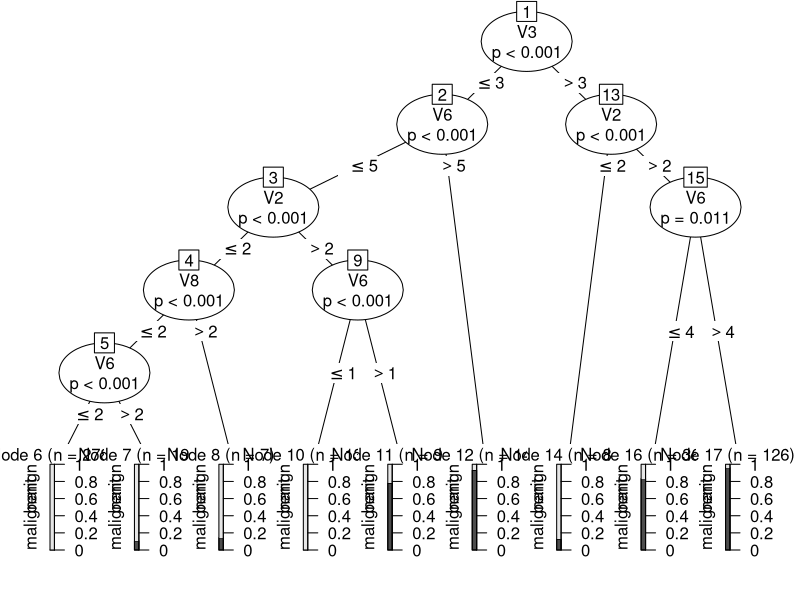

This figure's R source:
#installation of packages
install.packages("party")
install.packages("caret")
install.packages("e1071")

#load libraries
library("MASS") #Contains the breast cancer dataset
library(party)  #Contains the decision tree functions
library(caret)  #Contains confusion matrix functions
library(e1071)  #Contains the naive bayes functions

#View the datset documentation
?biopsy

#Load the dataset
data <- biopsy
View(data)


#Split dataset into test and train
index <- sample(2, nrow(data), replace=TRUE, prob=c(0.7,0.3))
train <- data[index==1,]
test <- data[index==2,]

#Select the dependent and independent features
features <- class ~ V1+V2+V3+V4+V5+V6+V7+V8+V9


#DECISION TREE

#Obtain a decision tree model
model <- ctree(features, data=train)

#Plot the model
plot(model)

#Evaluate model on test data
test_predictions <- predict(model, newdata=test)
confusionMatrix(test_predictions, test$class, positive="malignant")

#NAIVE BAYES CLASSIFIER

#Obtain a decision tree model
model2 <- naiveBayes(features, data=train)

#Model Summary
print(model2)

#Evaluate model on test data
test_predictions2 <- predict(model2, newdata = test)
confusionMatrix(test_predictions2, test$class, positive="malignant")
